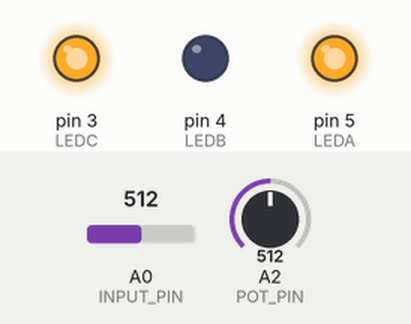
Bench run of a sketch on a simulated Arduino Uno, built with avr-gcc and run on an emulated ATmega328P. On the bench: output pins drawn as LEDs (lit = HIGH). Inputs (shaded band) come from the test bench; at power-on: A2 (POT_PIN) = 512, A0 (INPUT_PIN) = 512. Storage starts empty; what the sketch prints to the serial monitor is not drawn.

Above: at 1.2 s.
1.3 s: A2 (POT_PIN) set to 485
4.3 s: A0 (INPUT_PIN) set to 716
7.3 s: A2 (POT_PIN) set to 52
10.3 s: A2 (POT_PIN) set to 43
13.3 s: A0 (INPUT_PIN) set to 838
16.3 s: A0 (INPUT_PIN) set to 864
Timing chart, 0 to 19.3 s (numbered marks = the images above; inputs shaded):
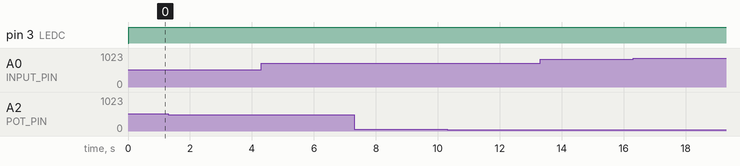

The sketch:

test_rig_code.ino
```cpp
/**
   ╔══════════════════════════════════════════════════════════╗
   ║ File Name: test_rig_code_V4.ino
   ║
   ║ Description:
   ║ Control code for the Evan Test Rig.
   ║
   ║ Version: 4
   ║
   ║ Last Modified By: Alex Khalitov
   ║
   ║ Last Modified On: 12/2/2023
   ║
   ║ Last Modified For: Fixed the EMG reading going negative. Now provides positive threshold.
   ║ Code is now stable and ready to ship in test rig, but is unstable for prosthetic use as it bounces
   ║ above and below threshold too readily.
   ╚══════════════════════════════════════════════════════════╝
*/

#include <SD.h>
#include <SPI.h>

//for SD Card
const int chipSelect = 10;

//general parameters
#define div_constant 5
#define SAMPLE_RATE 500
#define BAUD_RATE 9600
#define INPUT_PIN A0
#define POT_PIN A2
#define SWITCH A1 //will be used in digital mode
#define CAR_SIZE 20
#define LEDA 5
#define LEDB 4
#define LEDC 3
#define sample_delay 35 // milis delay in main loop

//Boxcar averager (for smooth EMG reading)
int bcsum = 0;
int boxcar[CAR_SIZE];
int bcn = 0;
float average;

int LED = 16;
int counter = 0;
int counter_limit = 25;

//Arm state machine variables
bool engage_arm_clench = false;
int clench_threshold_value = 8; // customize this threshold for each person
bool clench_state = false;


//Data Mode variables
bool is_testing;
bool switch_active;
int test_number = 0;
String base_name = "datalog.txt";

/**
   ╔════════════════════════════════════════════════════╗
   ║                             Setup Function
   ║
   ║ Setup function. Configures baud rate, pinmode, etc.
   ║
   ╚════════════════════════════════════════════════════╝
*/
void setup() {
  // Serial connection begin
  Serial.begin(9600);
  while (!Serial) {
    ; // wait for serial port to connect. Needed for native USB port only
  }
  /* Initializing LEDS */
  pinMode(LEDA, OUTPUT);
  pinMode(LEDB, OUTPUT);
  pinMode(LEDC, OUTPUT);
  pinMode(SWITCH, INPUT);

  //power led
  digitalWrite(LEDA, HIGH);

  /* Initializing sd Card */
  //Serial.print("Initializing SD card...");

  // see if the card is present and can be initialized:
  if (!SD.begin(chipSelect)) {
    Serial.println("Card failed, or not present");
    // don't do anything more:
    while (1);
  }
  //Serial.println("card initialized.");
}

void loop() {
  //checking sensor value
  float sensor_value = abs(analogRead(INPUT_PIN));
  update_boxcar(sensor_value);

  //updating threshold
  update_threshold();

  //updating clench state
  if (abs(average) > clench_threshold_value) {
    clench_state = true;
    digitalWrite(LEDB, HIGH);
  }
  else {
    clench_state = false;
    digitalWrite(LEDB, LOW);
  }

  //checking switch value
  int switch_pressed = true; //for lack of a switch on the test rig, we are always recording.

  //checking current state
  if (switch_pressed && (is_testing == false)) {
    //start testing
    test_number++;
    is_testing = true;
    digitalWrite(LEDC, HIGH);
    File dataFile = SD.open(base_name, FILE_WRITE);
    if (dataFile) {
      dataFile.println("\nBeginning to record data. Sample delay is " + String(sample_delay));
      dataFile.close();
    }
  }
  else if (!switch_pressed && (is_testing == true)) {
    //stop testing
    is_testing = false;
    digitalWrite(LEDC, LOW);
  }

  /*
     Writing to SD if testing
  */
  if (is_testing) {

    File dataFile = SD.open(base_name, FILE_WRITE);

    String dataString = "Time: " + String(millis()) + ", Average: " + String(average) + ", Sensor Value: " + String(sensor_value) + ", Clench State: " + String(clench_state) + ", Clench Threshold Value: " + String(clench_threshold_value);
    // if the file is available, write to it:
    if (dataFile) {
      dataFile.println(dataString);
      Serial.println(dataString);
      dataFile.close();
    }

  }
  delay(sample_delay);
  //Serial.println(average);
}

/**
   ╔════════════════════════════════════════════════════╗
   ║                                Update Threshold
   ║
   ║ Updates Threshold value based on user inputed Potentiometer Values
   ║                                                                         e
   ║
   ║ @return void (output is provided through global variable clench_threshold_value)
   ╚════════════════════════════════════════════════════╝
*/
void update_threshold(void) {
  int pot_val = analogRead(POT_PIN);
  clench_threshold_value = pot_val / div_constant;
}

/**
   ╔════════════════════════════════════════════════════╗
   ║                                EMG Boxcar Averager
   ║
   ║ Calculates the rolling average the EMG sensor values.
   ║
   ║ This function takes a sensor value as an input, and has an array boxcar, with
   ║ globals bcsum, bcn, average, and constant CAR_SIZE. boxcar is a FILO buffer;
   ║ When the function is called with a sensor_value, sensor_value is filtered, and the
   ║ magnitude is taken; the first-in value in boxcar is popped, the filtered sensor
   ║ value is inserted, and an average is taken of the entire boxcar array. Thus, the
   ║ average variable is a rolling average of the past 50 filtered abs sensor values.
   ║ https://en.wikipedia.org/wiki/Boxcar_averager
   ║
   ║ @param sensor_value: EMG sensor value
   ║
   ║ @return void (output is provided through global variable average)
   ╚════════════════════════════════════════════════════╝
*/
void update_boxcar(float sensor_value) {
  //filter signal
  float filtered_in = EMGFilter(sensor_value);
  if (filtered_in < 0) {
    filtered_in = -1 * filtered_in;
  }
  //updating boxcar array
  bcsum =  bcsum - boxcar[bcn];
  bcsum =  bcsum + filtered_in;
  boxcar[bcn] = filtered_in;
  bcn = bcn + 1;
  if (bcn >= CAR_SIZE) {
    bcn = 0;
  }
  average = bcsum / CAR_SIZE;
}

/**
   ╔════════════════════════════════════════════════════╗
   ║                                EMGFilter
   ║
   ║ Fourth-order software filter for EMG sensor value.
   ║
   ║ Band-Pass Butterworth IIR digital filter, generated using filter_gen.py.
   ║ Sampling rate: 500.0 Hz, frequency: [74.5, 149.5] Hz.
   ║ Filter is order 4, implemented as second-order sections (biquads).
   ║ Reference:
   ║ https://docs.scipy.org/doc/scipy/reference/generated/scipy.signal.butter.html
   ║ https://courses.ideate.cmu.edu/16-223/f2020/Arduino/FilterDemos/filter_gen.py
   ║
   ║ @param input: EMG sensor value
   ║
   ║ @return float output: Filtered sensor value.
   ╚════════════════════════════════════════════════════╝
*/

float EMGFilter(float input)
{
  float output = input;
  {
    static float z1, z2; // filter section state
    float x = output - 0.05159732 * z1 - 0.36347401 * z2;
    output = 0.01856301 * x + 0.03712602 * z1 + 0.01856301 * z2;
    z2 = z1;
    z1 = x;
  }
  {
    static float z1, z2; // filter section state
    float x = output - -0.53945795 * z1 - 0.39764934 * z2;
    output = 1.00000000 * x + -2.00000000 * z1 + 1.00000000 * z2;
    z2 = z1;
    z1 = x;
  }
  {
    static float z1, z2; // filter section state
    float x = output - 0.47319594 * z1 - 0.70744137 * z2;
    output = 1.00000000 * x + 2.00000000 * z1 + 1.00000000 * z2;
    z2 = z1;
    z1 = x;
  }
  {
    static float z1, z2; // filter section state
    float x = output - -1.00211112 * z1 - 0.74520226 * z2;
    output = 1.00000000 * x + -2.00000000 * z1 + 1.00000000 * z2;
    z2 = z1;
    z1 = x;
  }
  return output;
}
```

Measured:
- after the input at 1.3 s, every drawn part: stays the same
- after the input at 4.3 s, every drawn part: stays the same
- after the input at 7.3 s, every drawn part: stays the same
- after the input at 10.3 s, every drawn part: stays the same
- after the input at 13.3 s, every drawn part: stays the same
- after the input at 16.3 s, every drawn part: stays the same
